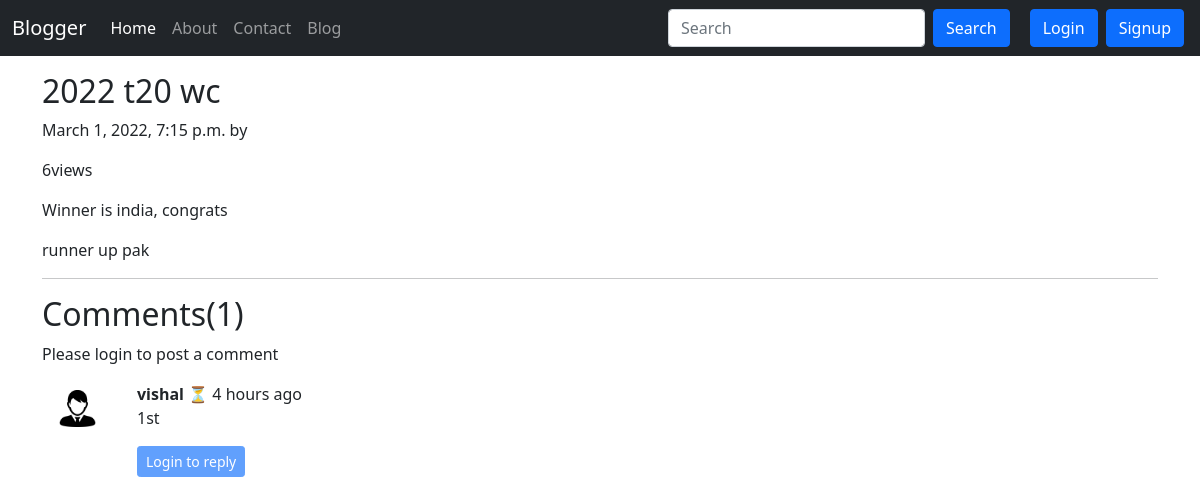
Page /blog/2022wc-vishal on the committed database.
### blog/models.py (models this page shows, shortened)
class Post(models.Model):
    sno = models.AutoField(primary_key=True)
    title = models.CharField(max_length=255)
    content = models.TextField()
    author = models.CharField(max_length=20)
    slug = models.CharField(max_length=130)
    views = models.IntegerField(default=0)
    timestamp = models.DateTimeField(blank=True)
    visibility = models.IntegerField(default=1)

class BlogComment(models.Model):
    sno = models.AutoField(primary_key=True)
    comment = models.TextField()
    user = models.ForeignKey(User, on_delete=models.CASCADE)
    post = models.ForeignKey(Post, on_delete=models.CASCADE)
    parent = models.ForeignKey('self', on_delete=models.CASCADE, null=True)
    timestamp = models.DateTimeField(default=now)

### blog/views.py (the view)
# urls.py: path('<str:slug>', views.blogPost, name="blogPost"),
def blogPost(request, slug):
    post = Post.objects.filter(slug=slug)[0]
    post.views = post.views+1
    post.save()
    comments = BlogComment.objects.filter(post=post, parent=None)
    replies = BlogComment.objects.filter(post=post).exclude(parent=None)
    replyDict = {}
    for reply in replies:
        if reply.parent.sno not in replyDict.keys():
            replyDict[reply.parent.sno] = [reply]
        else:
            replyDict[reply.parent.sno].append(reply)
    context = {
        'post': post,
        'comments': comments,
        'user': request.user,
        'replyDict': replyDict,
    }
    return render(request, "blog/blogPost.html", context)

### blog/templatetags/extras.py (called while the page is built)
@register.filter(name='get_val')
def get_val(dict, key):
    return dict.get(key)

### templates/blog/blogPost.html (shortened to what this page needs)
{% extends 'base.html' %}
{% block blogactive %} active {% endblock blogactive %}
{% block body %}
{% load humanize %}
{% load extras %}
<div class="container my-3">
  <h2 class="blog-post-title">{{ post.title }}</h2>
  <p class="blog-post-meta">{{ post.timestamp}} by <a href="/about">{{post.author}}</a></p>
  <span>{{post.views}}views</span>
  <p>{{post.content|safe}}</p>
  <hr>
</div>
<div class="container">
  <h2>Comments({{comments.count}})</h2>
  <div class="my-2">
    {% if user.is_authenticated %}
    <form action="/blog/postComment" method="post">
      {% csrf_token %}
      <label class="my-2" for="comemnt">Post Your Views Here 😊</label><br>
      <textarea class="my-2" type="text" name="comment" placeholder="Enter Comment" cols="60" rows="3"></textarea>
      <br>
      <input type="hidden" name="postSno" value="{{post.sno}}">
      <input type="hidden" name="parentSno" value="">
      <input class="my-2 btn btn-outline-success" type="submit" value="Submit">
    </form>
    {% else %}
    <p>Please login to post a comment</p>
    {% endif %}
</div>
  {% for comment in comments %}
  <div class="row my-3">
    <div class="col-md-1 ">
      <img src="/static/icon.png" alt="user" class="rounded mx-auto d-block w-75 p-2">
    </div>
    <div class="col-md-11 ">
      <b>{{comment.user.username}}</b> ⏳ <span>{{comment.timestamp | naturaltime}}</span>
      <div>{{comment.comment}}</div>
      <div class="reply mx-0 mt-3">
        {% if user.is_authenticated %}
          <button class="btn btn-sm btn-primary" type="button" data-bs-toggle="collapse" data-bs-target="#replyBox{{comment.sno}}" aria-expanded="false">
            Reply
          </button>
        <div class="collapse" id="replyBox{{comment.sno}}">
          <div class="card card-body my-2">
            <form action="/blog/postComment" method="post">
              {% csrf_token %}
              <label class="my-2" for="comemnt">Post a reply</label><br>
              <textarea class="my-2" type="text" name="comment" placeholder="Enter Comment" cols="60" rows="3"></textarea>
              <input type="hidden" name="parentSno" value="{{comment.sno}}">
              <br>
              <input type="hidden" name="postSno" value="{{post.sno}}">
              <input class="my-2 btn btn-outline-success" type="submit" value="Submit">
            </form>
          </div>
        </div>
        {% else %}
        <button class="btn btn-sm btn-primary" type="button" data-bs-toggle="collapse" data-bs-target="#replyBox{{comment.sno}}" aria-expanded="false" disabled>
          Login to reply
        </button>
        {% endif %}
      </div>
    </div>
  </div>
  {% endfor %}
</div>
{% endblock body %}

### rows in the picture
Post: title "2022 t20 wc", timestamp "March 1, 2022, 7:15 p.m.", views "6", content "Winner is india, congrats runner up pak"
BlogComment: user.username "vishal", timestamp "4 hours ago", comment "1st"

### other values in the picture
{{ comments.count }} "1"
